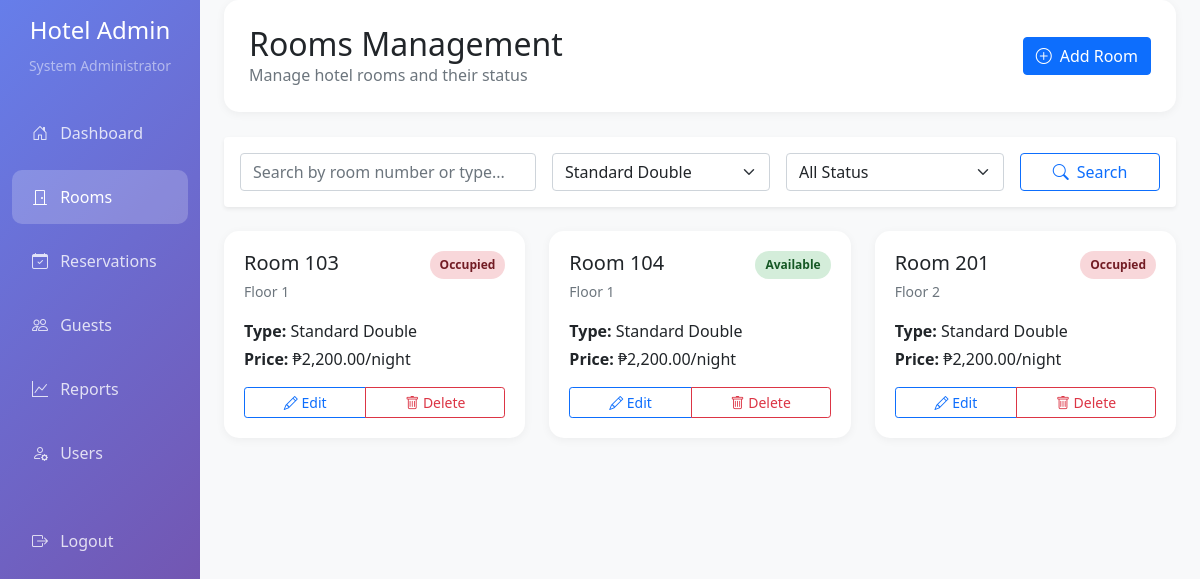
The page /admin/rooms.php?filter_type=2 (signed in) on the database its author committed.
### tables this page shows
CREATE TABLE `rooms` (
  `room_id` int(11) NOT NULL,
  `room_number` varchar(10) NOT NULL,
  `type_id` int(11) NOT NULL,
  `floor_number` int(11) NOT NULL,
  `status` enum('available','occupied','maintenance','reserved') DEFAULT 'available'
);

CREATE TABLE `room_types` (
  `type_id` int(11) NOT NULL,
  `type_name` varchar(50) NOT NULL,
  `description` text DEFAULT NULL,
  `base_price` decimal(10,2) NOT NULL,
  `max_occupancy` int(11) NOT NULL
);

### config/database.php (called while the page is built, shortened)
<?php
class Database {
    private $host = "localhost";
    private $username = "root";
    private $password = "";
    private $database = "hotel_reservation";
    private $connection;
    public function __construct() {
        $this->connection = $this->getConnection();
    }
    private function getConnection() {
        try {
            $conn = new mysqli($this->host, $this->username, $this->password, $this->database);
            $conn->set_charset("utf8");
            return $conn;
        } catch (Exception $e) {
            die("Database connection error: " . $e->getMessage());
        }
    }
    public function query($sql) {
        $result = $this->connection->query($sql);
        return $result;
    }
}
?>

### admin/rooms.php (the view, shortened to what this page needs)
<?php
require_once __DIR__ . '/../config/database.php';
$db = new Database();
$pageError = null;
$search = $_GET['search'] ?? '';
$filter_type = $_GET['filter_type'] ?? '';
$sql = "SELECT r.*, rt.type_name, rt.base_price
        FROM rooms r
        JOIN room_types rt ON r.type_id = rt.type_id
        WHERE 1=1";
if ($filter_type) {
    $sql .= " AND r.type_id = $filter_type";
}
$sql .= " ORDER BY r.floor_number, r.room_number";
try {
    $roomsResult = $db->query($sql);
} catch (Exception $e) {
    $pageError = "Error loading rooms: " . $e->getMessage();
}
$roomTypes = [];
try {
    $roomTypesResult = $db->query("SELECT * FROM room_types ORDER BY type_name");
    if ($roomTypesResult) {
        $roomTypes = $roomTypesResult->fetch_all(MYSQLI_ASSOC);
    }
} catch (Exception $e) {
    $pageError = $pageError ? $pageError . "<br>" . "Error loading room types: " . $e->getMessage() : "Error loading room types: " . $e->getMessage();
}
?>
<!DOCTYPE html>
<html lang="en">
<head>
    <link href="https://cdn.jsdelivr.net/npm/bootstrap@5.1.3/dist/css/bootstrap.min.css" rel="stylesheet">
    <link rel="stylesheet" href="../node_modules/bootstrap-icons/font/bootstrap-icons.css">
</head>
<body>
    <div class="container-fluid">
        <div class="row">
            <nav class="col-md-3 col-lg-2 d-md-block sidebar collapse">
                <div class="position-sticky pt-3">
                    <div class="text-center mb-4">
                        <h4 class="text-white">Hotel Admin</h4>
                        <small class="text-white-50"><?php echo $_SESSION['full_name']; ?></small>
                    </div>
                    <ul class="nav flex-column">
                        <li class="nav-item">
                            <a class="nav-link" href="dashboard.php">
                                <i class="bi bi-house-door me-2"></i> Dashboard
                            </a>
                        </li>
                        <li class="nav-item">
                            <a class="nav-link active" href="rooms.php">
                                <i class="bi bi-door-closed me-2"></i> Rooms
                            </a>
                        </li>
                        <li class="nav-item">
                            <a class="nav-link" href="reservations.php">
                                <i class="bi bi-calendar-check me-2"></i> Reservations
                            </a>
                        </li>
                        <li class="nav-item">
                            <a class="nav-link" href="guests.php">
                                <i class="bi bi-people me-2"></i> Guests
                            </a>
                        </li>
                        <li class="nav-item">
                            <a class="nav-link" href="reports.php">
                                <i class="bi bi-graph-up me-2"></i> Reports
                            </a>
                        </li>
                        <li class="nav-item">
                            <a class="nav-link" href="users.php">
                                <i class="bi bi-person-gear me-2"></i> Users
                            </a>
                        </li>
                        <li class="nav-item mt-4">
                            <a class="nav-link" href="../logout.php">
                                <i class="bi bi-box-arrow-right me-2"></i> Logout
                            </a>
                        </li>
                    </ul>
                </div>
            </nav>
            <main class="col-md-9 ms-sm-auto col-lg-10 px-md-4 main-content">
                <div class="page-header">
                    <div class="d-flex justify-content-between align-items-center">
                        <div>
                            <h2 class="mb-0">Rooms Management</h2>
                            <p class="text-muted mb-0">Manage hotel rooms and their status</p>
                        </div>
                        <button class="btn btn-primary" data-bs-toggle="modal" data-bs-target="#roomModal">
                            <i class="bi bi-plus-circle me-2"></i>Add Room
                        </button>
                    </div>
                </div>
                <div class="card border-0 shadow-sm mb-4">
                    <div class="card-body">
                        <form method="GET" class="row g-3">
                            <div class="col-md-4">
                                <input type="text" class="form-control" name="search"
                                       placeholder="Search by room number or type..."
                                       value="<?php echo $search; ?>">
                            </div>
                            <div class="col-md-3">
                                <select class="form-select" name="filter_type">
                                    <?php foreach ($roomTypes as $type): ?>
                                        <option value="<?php echo $type['type_id']; ?>"
                                                <?php echo $filter_type == $type['type_id'] ? 'selected' : ''; ?>>
                                            <?php echo $type['type_name']; ?>
                                        </option>
                                    <?php endforeach; ?>
                                </select>
                            </div>
                            <div class="col-md-3">
                                <select class="form-select" name="filter_status">
                                    <option value="">All Status</option>
                                </select>
                            </div>
                            <div class="col-md-2">
                                <button type="submit" class="btn btn-outline-primary w-100">
                                    <i class="bi bi-search me-2"></i>Search
                                </button>
                            </div>
                        </form>
                    </div>
                </div>
                <div class="row">
                    <?php
                    if (isset($roomsResult) && $roomsResult):
                    while ($room = $roomsResult->fetch_assoc()):
                    ?>
                    <div class="col-md-6 col-lg-4 mb-3">
                        <div class="room-card">
                            <div class="d-flex justify-content-between align-items-start mb-3">
                                <div>
                                    <h5 class="mb-1">Room <?php echo $room['room_number']; ?></h5>
                                    <small class="text-muted">Floor <?php echo $room['floor_number']; ?></small>
                                </div>
                                <span class="status-badge status-<?php echo $room['status']; ?>">
                                    <?php echo ucfirst($room['status']); ?>
                                </span>
                            </div>
                            <div class="mb-3">
                                <p class="mb-1"><strong>Type:</strong> <?php echo $room['type_name']; ?></p>
                                <p class="mb-1"><strong>Price:</strong> ₱<?php echo number_format($room['base_price'], 2); ?>/night</p>
                            </div>
                            <div class="btn-group w-100" role="group">
                                <button class="btn btn-sm btn-outline-primary"
                                        onclick="editRoom(<?php echo $room['room_id']; ?>)">
                                    <i class="bi bi-pencil"></i> Edit
                                </button>
                                <button class="btn btn-sm btn-outline-danger"
                                        onclick="deleteRoom(<?php echo $room['room_id']; ?>, '<?php echo $room['room_number']; ?>')">
                                    <i class="bi bi-trash"></i> Delete
                                </button>
                            </div>
                        </div>
                    </div>
                    <?php endwhile; ?>
                    <?php endif; ?>
                </div>
            </main>
        </div>
    </div>
</body>
</html>

### admin/rooms.php (style rules this page uses)
.sidebar { min-height: 100vh; background: linear-gradient(135deg, #667eea 0%, #764ba2 100%); }
.sidebar .nav-link { color: rgba(255, 255, 255, 0.8); padding: 15px 20px; border-radius: 10px; margin: 5px 0; transition: all 0.3s; }
.sidebar .nav-link:hover, .sidebar .nav-link.active { background: rgba(255, 255, 255, 0.2); color: white; }
.main-content { background: #f8f9fa; min-height: 100vh; }
.page-header { background: white; border-radius: 15px; padding: 25px; margin-bottom: 25px; box-shadow: 0 2px 10px rgba(0, 0, 0, 0.05); }
.room-card { background: white; border-radius: 15px; padding: 20px; margin-bottom: 15px; box-shadow: 0 2px 10px rgba(0, 0, 0, 0.05); transition: transform 0.3s; }
.status-badge { padding: 5px 10px; border-radius: 20px; font-size: 12px; font-weight: 600; }
.status-available { background: #d4edda; color: #155724; }
.status-occupied { background: #f8d7da; color: #721c24; }

### rows shown on the page
rooms: room_number "103", floor_number "1", status "Occupied", type.type_name "Standard Double", type.base_price "2,200.00"
rooms: room_number "104", floor_number "1", status "Available", type.type_name "Standard Double", type.base_price "2,200.00"
rooms: room_number "201", floor_number "2", status "Occupied", type.type_name "Standard Double", type.base_price "2,200.00"

### other values the page prints
$_SESSION['full_name'] "System Administrator"
form field filter_type "Standard Double"
